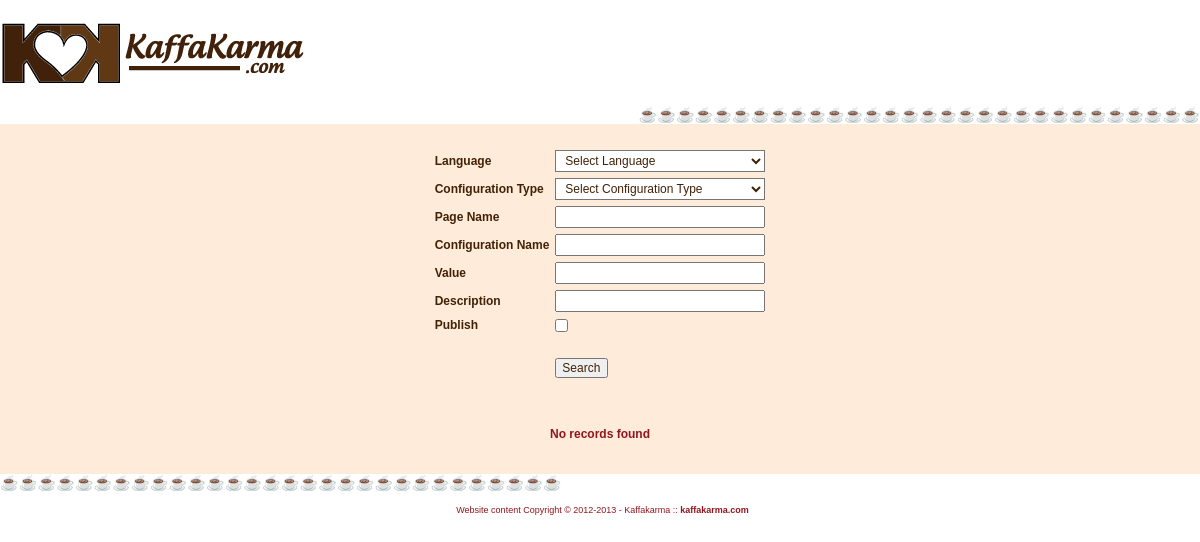
Before: /gsconf_search.php (signed in) with the older database file.
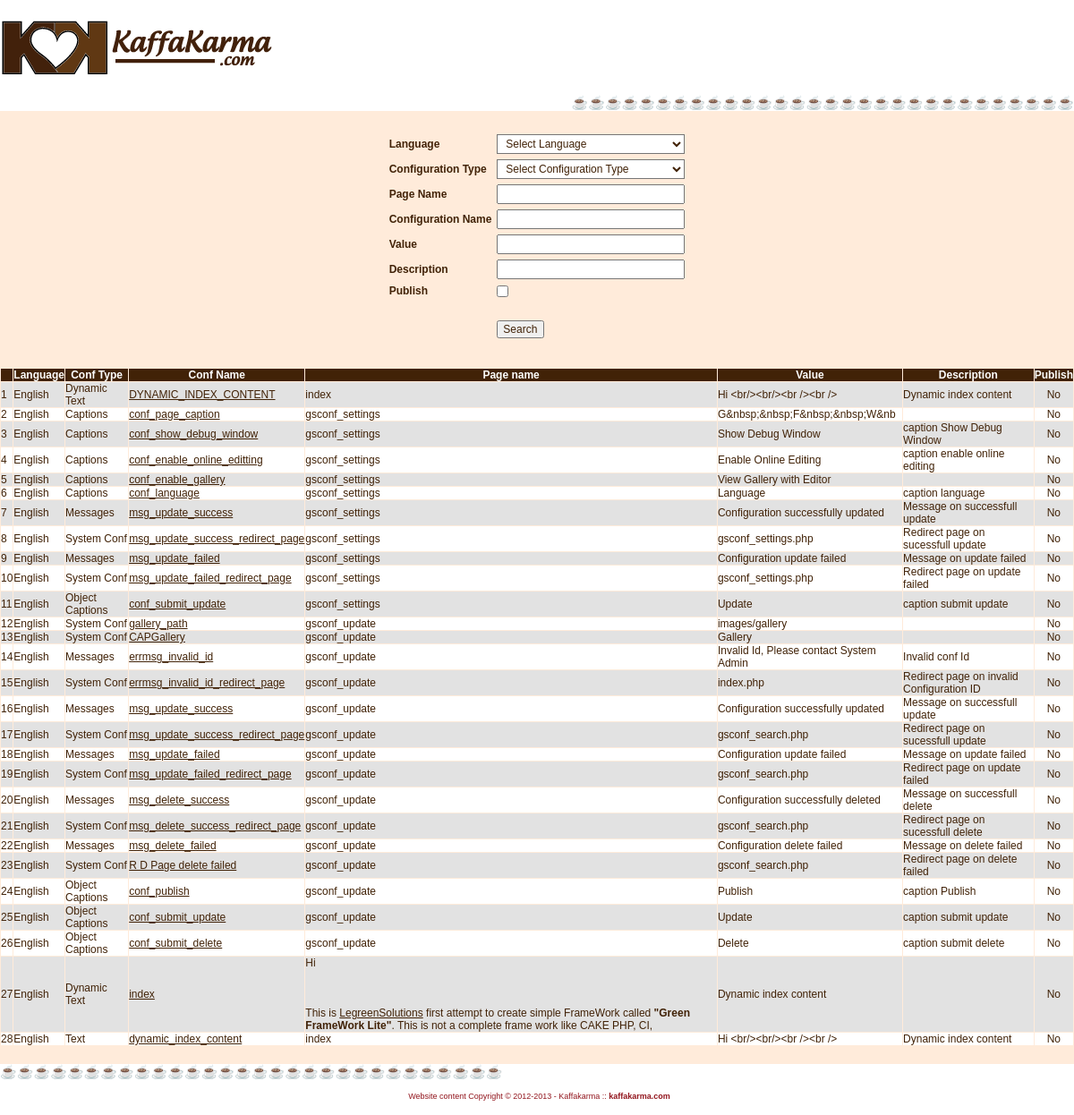
After: the same page with the newer database file.
### tables this page shows
CREATE TABLE IF NOT EXISTS `configurations` (
  `id` int(10) unsigned NOT NULL AUTO_INCREMENT,
  `configuration_name` varchar(255) NOT NULL,
  `page_id` int(11) NOT NULL,
  `value` text NOT NULL,
  `description` varchar(255) NOT NULL,
  `language_id` int(11) NOT NULL,
  `configurationtype_id` int(11) NOT NULL,
  `publish` tinyint(4) NOT NULL DEFAULT '0',
  PRIMARY KEY (`id`),
  KEY `page_id` (`page_id`,`language_id`),
  KEY `configurationtype_id` (`configurationtype_id`)
);

CREATE TABLE IF NOT EXISTS `languages` (
  `id` int(11) NOT NULL AUTO_INCREMENT,
  `language_name` varchar(255) NOT NULL,
  `publish` tinyint(4) NOT NULL DEFAULT '0',
  PRIMARY KEY (`id`)
);

CREATE TABLE IF NOT EXISTS `configurationtypes` (
  `id` int(11) NOT NULL AUTO_INCREMENT,
  `configurationtype_name` varchar(255) NOT NULL,
  `description` varchar(255) NOT NULL,
  PRIMARY KEY (`id`)
);

CREATE TABLE IF NOT EXISTS `pages` (
  `id` int(11) NOT NULL AUTO_INCREMENT,
  `page_name` varchar(255) NOT NULL,
  PRIMARY KEY (`id`)
);

### gsconf_search.php (called while the page is built, shortened)
<?php session_start();
require(ROOT_PATH.'include/class/class_gspage/class_gspage.php');
$page = new gsPage;
	$page->current_url = $current_url;
	$page->title = "Green FrameWork";
	$page->page_name = 'gsconf_search';
	$page->layout = 'default.html';
        $page->use_gsconf = true;
        $page->conf_list = array("conf.php");
        $page->menuconf_list = array("menu_conf.php");
	$page->connection_list = array("connection.php");
	$page->function_list = array("functions.php");
	$page->class_list = array("class_gspagination.php","class_user.php");
	$index=0;
	$content_list[$index]['file_name']='inc_language.php';
	$content_list[$index]['var_name']='language';
	$index++;
	$content_list[$index]['file_name']='inc_menu.php';
	$content_list[$index]['var_name']='menu';
	$page->content_list = $content_list;
	$page->plugin_path = 'plugins/gsconf/';
	$page->plugin = 'gsconf_search';
	$page->get_plugin();
?>

### plugins/gsconf/gsconf_search/code/gsconf_search.php (called while the page is built, shortened)
<?php
		$Mypagination = new Pagination(50);
		$this->gsconf->connection = $myconnection;
		$this->gsconf->total_records = $Mypagination->total_records;
		$data_bylimit = $this->gsconf->get_list_array_bylimit($_GET["lstlanguage"],$_GET["lstconfigurationtype"],$_GET["txtconfigurationname"],$_GET["txtpagename"],$_GET["txtvalue"],$_GET["txtdescription"],$_GET["chk_publish"],$Mypagination->start_record,$Mypagination->max_records);
		if ( $data_bylimit == false ){
			$mesg = "No records found";
		}else{
			$count_data_bylimit=count($data_bylimit);
		}
?>

### include/class/class_gsconf/class_gsconf.php (called while the page is built, shortened)
<?php
class gsConf {
	var $connection;
	var $total_records = "";
    function get_list_array_bylimit($language_id=-1,$configurationtype_id=-1,$configuration_name="",$page_name="",$value="",$description="", $publish="", $start_record = 0,$max_records = 25){
        $limited_data = array();
		$i=0;
        $strSQL = "SELECT C.*, P.page_name, L.language_name, CT.configurationtype_name FROM configurations C, pages P, languages L, configurationtypes CT WHERE P.id= C.page_id AND L.id=C.language_id AND CT.id=C.configurationtype_id";
        $strSQL_limit = sprintf("%s LIMIT %d, %d", $strSQL, $start_record, $max_records);
        $rsRES = mysql_query($strSQL_limit, $this->connection) or die(mysql_error(). $strSQL_limit);
        if ( mysql_num_rows($rsRES) > 0 ){
			if (trim($this->total_records)!="" && $this->total_records > 0) {
			} else {
				$all_rs = mysql_query($strSQL, $this->connection) or die(mysql_error(). $strSQL_limit);
				$this->total_records = mysql_num_rows($all_rs);
			}
			while ( $row = mysql_fetch_assoc($rsRES) ){
				$limited_data[$i]["id"] = $row["id"];
				$limited_data[$i]["language_id"] = $row["language_id"];
				$limited_data[$i]["language_name"] = $row["language_name"];
				$limited_data[$i]["configurationtype_id"] = $row["configurationtype_id"];
				$limited_data[$i]["configurationtype_name"] = $row["configurationtype_name"];
				$limited_data[$i]["page_name"] = $row["page_name"];
				$limited_data[$i]["configuration_name"] = $row["configuration_name"];
				$limited_data[$i]["value"] = $row["value"];
				$limited_data[$i]["description"] = $row["description"];
				$limited_data[$i]["publish"] = $row["publish"];
				if($row["publish"]==CONF_PUBLISH){
					$limited_data[$i]["publish_status"] = "Yes";
				}else{
					$limited_data[$i]["publish_status"] = "No";
				}
				$i++;
			}
			return $limited_data;
        }else{
        	return false;
        }
    }
}
?>

### plugins/gsconf/gsconf_search/form/gsconf_search.php (the view, shortened to what the changed rows need)
<table  width="100%"   align="center" border="0" cellpadding="1px" cellspacing="1px">
   <?php
    if ( $data_bylimit == false ){?>
     <tr><td colspan="6">&nbsp;</td></tr>
     <tr><td colspan="6" align="center" class="message" ><?= $mesg ?></td></tr>
     <tr><td colspan="6">&nbsp;</td></tr>
    <?
     }
     else{?>
    <tr class="tableheader">
		<td></td>
		<td  align="center">Language  </td>
		<td  align="center">Conf Type</td>
		<td  align="center">Conf Name</td>
		<td  align="center">Page name</td>
		<td  align="center">Value</td>
		<td  align="center">Description</td>
		<td  align="center">Publish</td>
    </tr>
     <?
     $style = "tbl_row_lite";
	 $index = 0;
	 $slno = $Mypagination->start_record+1;
     while ( $count_data_bylimit > $index ){
        $link = "gsconf_update.php?id=".$data_bylimit[$index]["id"]."";
         if ( $style == "tbl_row_lite" ){
            $style="tbl_row_dark";
        }
        else{
            $style="tbl_row_lite";
        }
        ?>
    <tr onmouseover="this.className='tbl_row_highlight'" onmouseout="this.className='<?php echo $style; ?>'"  class="<?php echo $style; ?>" >
        <td><?= $slno++ ?></td>
        <td><?php echo $data_bylimit[$index]["language_name"]; ?></td>
        <td><?php echo $data_bylimit[$index]["configurationtype_name"]; ?></td>
        <td><a href="<?php echo $link; ?>"><?php echo $data_bylimit[$index]["configuration_name"]; ?></a></td>
        <td><?php echo $data_bylimit[$index]["page_name"]; ?></td>
        <td><?php echo  substr(htmlentities( stripslashes( nl2br($data_bylimit[$index]["value"]))) ,0,50) ; ?></td>
        <td><?php echo $data_bylimit[$index]["description"]; ?></td>
        <td align="center"><?php echo $data_bylimit[$index]["publish_status"]; ?></td>
    </tr><?php
         $index++;
    }
    ?>
    <tr><td colspan="6">&nbsp;</td></tr>
    <tr><td colspan="6" align="center">
        </td></tr>
      <?}?>
      </table>

Changed rows visible on the page:
added configurations: language.language_name "English", configurationtype.configurationtype_name "Dynamic Text", configuration_name "DYNAMIC_INDEX_CONTENT", page.page_name "index", value "Hi <br/><br/><br /><br />", description "Dynamic index content", publish_status "No"
added configurations: language.language_name "English", configurationtype.configurationtype_name "Captions", configuration_name "conf_page_caption", page.page_name "gsconf_settings", value "G&nbsp;&nbsp;F&nbsp;&nbsp;W&nb", publish_status "No"
added configurations: language.language_name "English", configurationtype.configurationtype_name "Captions", configuration_name "conf_show_debug_window", page.page_name "gsconf_settings", value "Show Debug Window", description "caption Show Debug Window", publish_status "No"
added configurations: language.language_name "English", configurationtype.configurationtype_name "Captions", configuration_name "conf_enable_online_editting", page.page_name "gsconf_settings", value "Enable Online Editing", description "caption enable online editing", publish_status "No"
added configurations: language.language_name "English", configurationtype.configurationtype_name "Captions", configuration_name "conf_enable_gallery", page.page_name "gsconf_settings", value "View Gallery with Editor", publish_status "No"
added configurations: language.language_name "English", configurationtype.configurationtype_name "Captions", configuration_name "conf_language", page.page_name "gsconf_settings", value "Language", description "caption language", publish_status "No"
added configurations: language.language_name "English", configurationtype.configurationtype_name "Messages", configuration_name "msg_update_success", page.page_name "gsconf_settings", value "Configuration successfully updated", description "Message on successfull update", publish_status "No"
added configurations: language.language_name "English", configurationtype.configurationtype_name "System Conf", configuration_name "msg_update_success_redirect_page", page.page_name "gsconf_settings", value "gsconf_settings.php", description "Redirect page on sucessfull update", publish_status "No"
added configurations: language.language_name "English", configurationtype.configurationtype_name "Messages", configuration_name "msg_update_failed", page.page_name "gsconf_settings", value "Configuration update failed", description "Message on update failed", publish_status "No"
added configurations: language.language_name "English", configurationtype.configurationtype_name "System Conf", configuration_name "msg_update_failed_redirect_page", page.page_name "gsconf_settings", value "gsconf_settings.php", description "Redirect page on update failed", publish_status "No"
added configurations: language.language_name "English", configurationtype.configurationtype_name "Object Captions", configuration_name "conf_submit_update", page.page_name "gsconf_settings", value "Update", description "caption submit update", publish_status "No"
added configurations: language.language_name "English", configurationtype.configurationtype_name "System Conf", configuration_name "gallery_path", page.page_name "gsconf_update", value "images/gallery", publish_status "No"
added configurations: language.language_name "English", configurationtype.configurationtype_name "System Conf", configuration_name "CAPGallery", page.page_name "gsconf_update", value "Gallery", publish_status "No"
added configurations: language.language_name "English", configurationtype.configurationtype_name "Messages", configuration_name "errmsg_invalid_id", page.page_name "gsconf_update", value "Invalid Id, Please contact System Admin", description "Invalid conf Id", publish_status "No"
added configurations: language.language_name "English", configurationtype.configurationtype_name "System Conf", configuration_name "errmsg_invalid_id_redirect_page", page.page_name "gsconf_update", value "index.php", description "Redirect page on invalid Configuration ID", publish_status "No"
added configurations: language.language_name "English", configurationtype.configurationtype_name "Messages", configuration_name "msg_update_success", page.page_name "gsconf_update", value "Configuration successfully updated", description "Message on successfull update", publish_status "No"
added configurations: language.language_name "English", configurationtype.configurationtype_name "System Conf", configuration_name "msg_update_success_redirect_page", page.page_name "gsconf_update", value "gsconf_search.php", description "Redirect page on sucessfull update", publish_status "No"
added configurations: language.language_name "English", configurationtype.configurationtype_name "Messages", configuration_name "msg_update_failed", page.page_name "gsconf_update", value "Configuration update failed", description "Message on update failed", publish_status "No"
added configurations: language.language_name "English", configurationtype.configurationtype_name "System Conf", configuration_name "msg_update_failed_redirect_page", page.page_name "gsconf_update", value "gsconf_search.php", description "Redirect page on update failed", publish_status "No"
added configurations: language.language_name "English", configurationtype.configurationtype_name "Messages", configuration_name "msg_delete_success", page.page_name "gsconf_update", value "Configuration successfully deleted", description "Message on successfull delete", publish_status "No"
added configurations: language.language_name "English", configurationtype.configurationtype_name "System Conf", configuration_name "msg_delete_success_redirect_page", page.page_name "gsconf_update", value "gsconf_search.php", description "Redirect page on sucessfull delete", publish_status "No"
added configurations: language.language_name "English", configurationtype.configurationtype_name "Messages", configuration_name "msg_delete_failed", page.page_name "gsconf_update", value "Configuration delete failed", description "Message on delete failed", publish_status "No"
added configurations: language.language_name "English", configurationtype.configurationtype_name "System Conf", configuration_name "R D Page delete failed", page.page_name "gsconf_update", value "gsconf_search.php", description "Redirect page on delete failed", publish_status "No"
added configurations: language.language_name "English", configurationtype.configurationtype_name "Object Captions", configuration_name "conf_publish", page.page_name "gsconf_update", value "Publish", description "caption Publish", publish_status "No"
added configurations: language.language_name "English", configurationtype.configurationtype_name "Object Captions", configuration_name "conf_submit_update", page.page_name "gsconf_update", value "Update", description "caption submit update", publish_status "No"
added configurations: language.language_name "English", configurationtype.configurationtype_name "Object Captions", configuration_name "conf_submit_delete", page.page_name "gsconf_update", value "Delete", description "caption submit delete", publish_status "No"
added configurations: language.language_name "English", configurationtype.configurationtype_name "Dynamic Text", configuration_name "index", page.page_name "Hi This is LegreenSolutions first attempt to create simple FrameWork called \"Green FrameWork Lite\" . This is not a complete frame work like CAKE PHP, CI,", value "Dynamic index content", publish_status "No"
added configurations: language.language_name "English", configurationtype.configurationtype_name "Text", configuration_name "dynamic_index_content", page.page_name "index", value "Hi <br/><br/><br /><br />", description "Dynamic index content", publish_status "No"
Other visible differences:
$mesg: "No records found" → (not shown)
text now shown: "Language Conf Type Conf Name Page name Value Description Publish"
